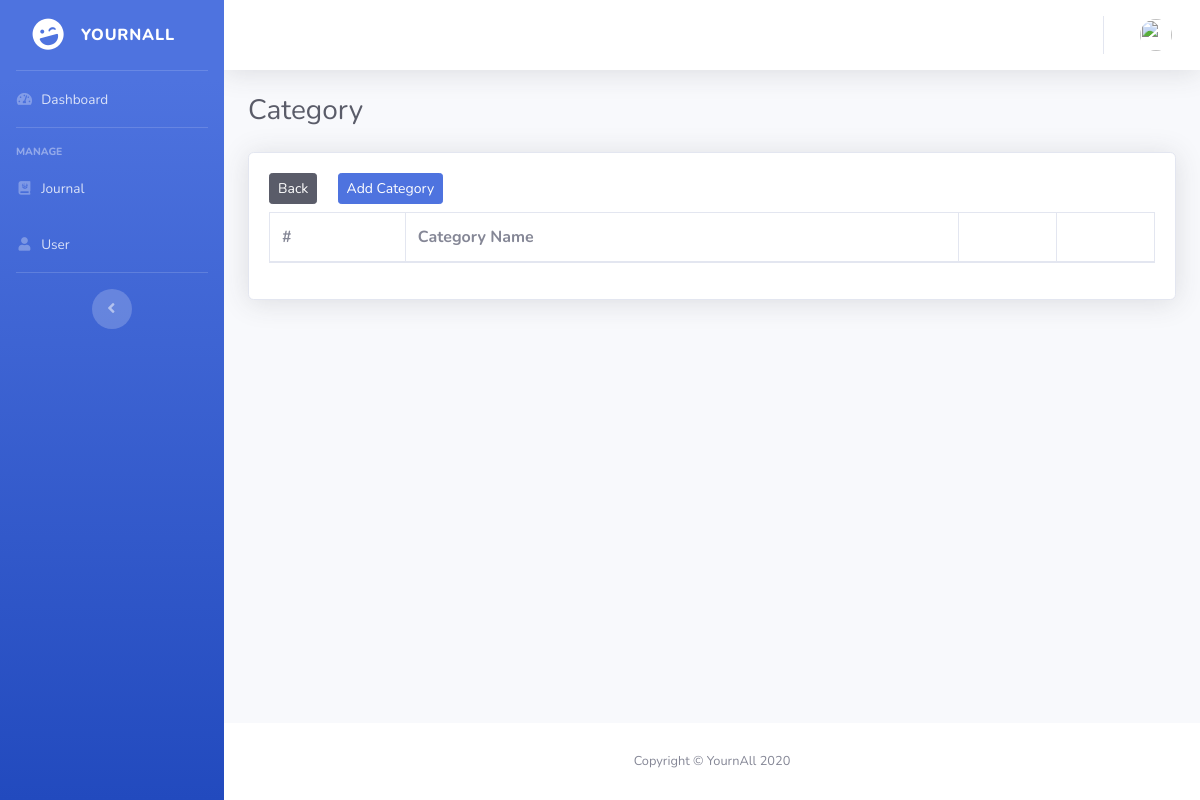
Page /index.php/administrator/category on the earlier database version.
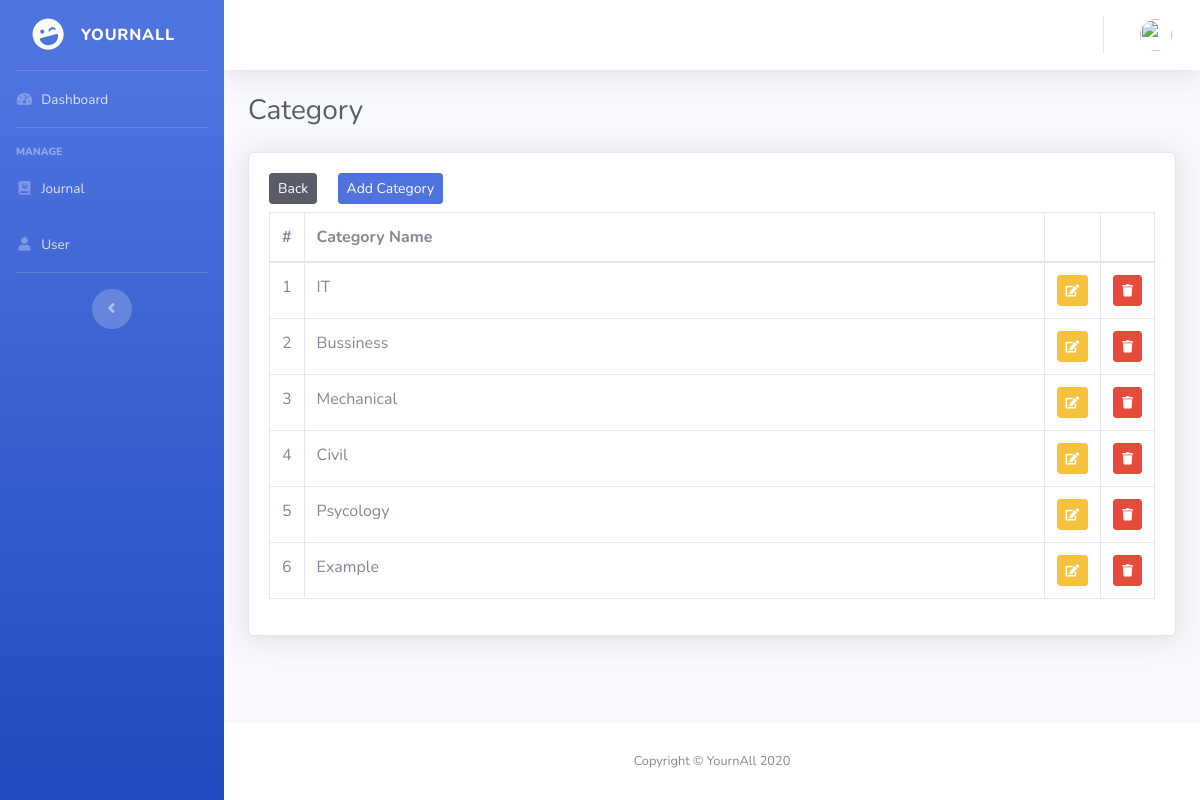
Same page on the later database version.
### tables this page shows
CREATE TABLE `category` (
  `id` int(11) NOT NULL,
  `category_name` varchar(64) NOT NULL
);

### application/controllers/administrator/Category.php (called while the page is built, shortened)
<?php
class Category extends CI_Controller
{
    public function index()
    {
        $data['user'] = $this->db->get_where('user', ['email' => $this->session->userdata('email')])->row_array();
        $data['category'] = $this->m_journal->get_category()->result();
        $this->load->view('pages/administrator/templates/a_header');
        $this->load->view('pages/administrator/templates/a_sidebar');
        $this->load->view('pages/administrator/templates/a_topbar', $data);
        $this->load->view('pages/administrator/v_category', $data);
        $this->load->view('pages/administrator/templates/a_footer');
    }
}

### index.php (called while the page is built, shortened)
<?php
require_once BASEPATH.'core/CodeIgniter.php';

### application/models/m_journal.php (called while the page is built, shortened)
<?php
class m_journal extends CI_Model
{
	public function get_category()
	{
		return $this->db->get('category');
	}
}

### application/views/pages/administrator/v_category.php (the view, shortened to what this page needs)
<div class="container-fluid page" data-page="Category">
    <div class="d-sm-flex align-items-center justify-content-between mb-4">
        <h1 class="h3 mb-0 text-gray-800">Category</h1>
    </div>
    <div class="card shadow mb-4">
        <div class="card-body">
            <div class="table-responsive">
                <a href="<?= base_url('administrator/journal') ?>" class="btn btn-dark btn-sm mb-2">Back</a>
                <a href="" class="btn btn-primary btn-sm mb-2 ml-3" data-toggle="modal" data-target="#modal-add-category" data-backdrop="static" data-keyboard="false">Add Category</a>
                <table id="tabel_category" class="table table-bordered">
                    <thead>
                        <tr>
                            <th>#</th>
                            <th>Category Name</th>
                            <th></th>
                            <th></th>
                        </tr>
                    </thead>
                    <tbody>
                        <?php
                        $no = 1;
                        foreach ($category as $cg) { ?>
                            <tr>
                                <td width="20px"><?php echo $no++ ?></td>
                                <td><?php echo $cg->category_name ?></a></td>
                                <td width="20px">
                                    <a href="#" class="btn btn-warning btn-sm" data-toggle="modal" data-target="#modal-edit-category" data-backdrop="static" data-keyboard="false" title="Edit" data-id="<?= $cg->id; ?>" data-category_name="<?= $cg->category_name; ?>"><i class="fa fa-edit fa-sm"></i></a>
                                </td>
                                <td width="20px">
                                    <a href="<?= base_url(); ?>administrator/category/delete/<?= $cg->id; ?>" class="btn btn-danger btn-sm tombol-delete" data-toggle="tooltip" data-placement="top" title="Delete"><i class="fa fa-trash fa-sm"></i></a>
                                </td>
                            </tr>
                        <?php } ?>
                    </tbody>
                </table>
            </div>
        </div>
    </div>
</div>
</div>

Differences in the rows shown:
added category: category_name "IT"
added category: category_name "Bussiness"
added category: category_name "Mechanical"
added category: category_name "Civil"
added category: category_name "Psycology"
added category: category_name "Example"
